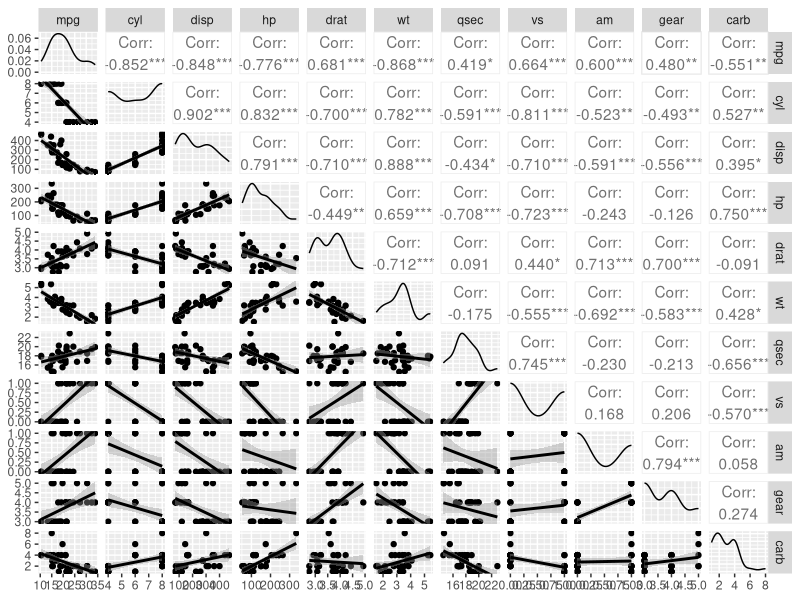
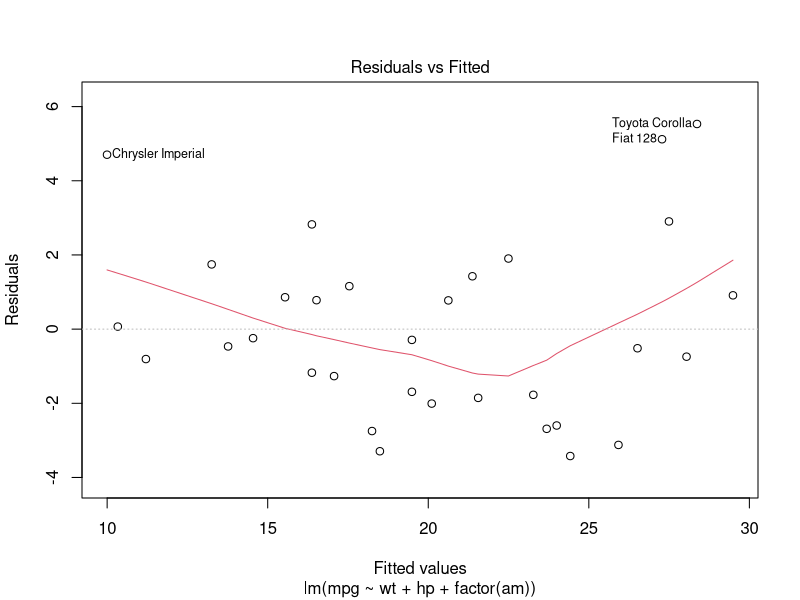
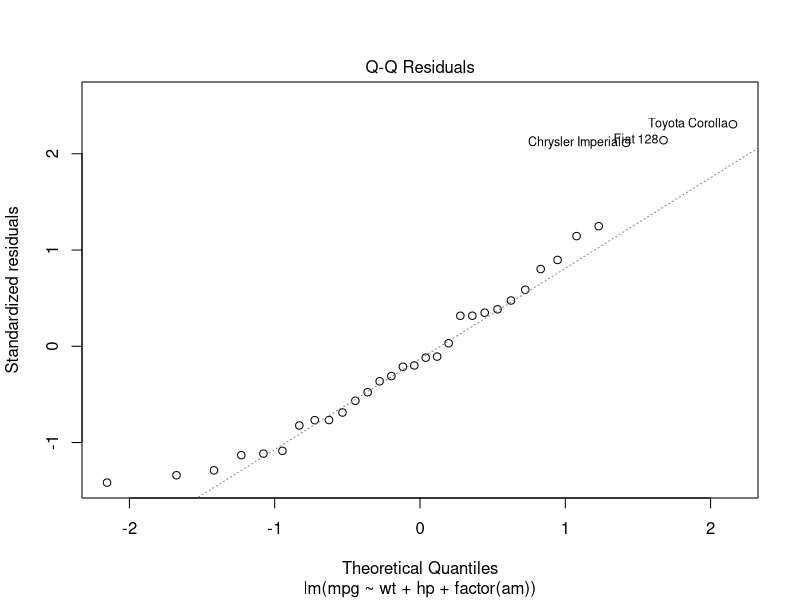
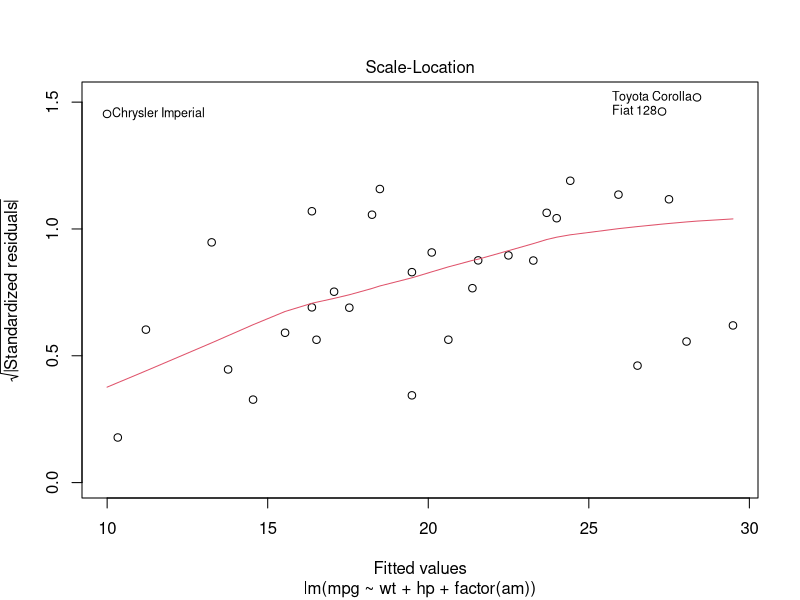
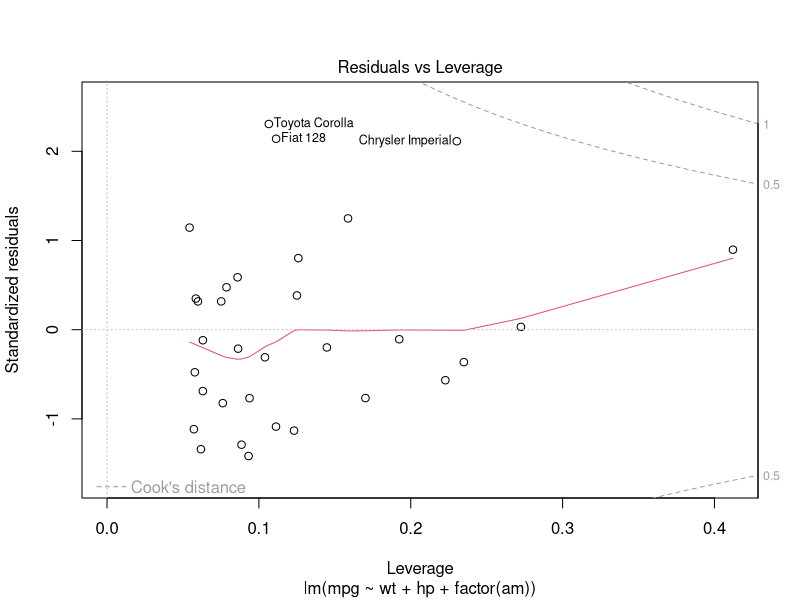

Write the R code that produced these figures, in order.
## ---- chunk 1
knitr::opts_chunk$set(echo = TRUE, cache = TRUE)
library(ggplot2)
library(GGally)
library(car)
## ---- chunk 2
data("mtcars"); df <- mtcars
## ---- chunk 3
fit <- lm(mpg ~ factor(cyl) + disp + hp + drat+ wt + qsec + factor(vs)
          + factor(am) + factor(gear) + carb, data = df)
summary(fit)$coef
## ---- chunk 4
fit1 <- lm(mpg ~ factor(am), data = df)
fit2 <- lm(mpg ~ factor(am) + wt, data = df)
fit2i <- lm(mpg ~ factor(am)*wt, data = df)
fit3 <- lm(mpg ~ wt + hp + factor(am), data = df)
fit3i <- lm(mpg ~ wt*hp + wt*factor(am), data = df)

summary(fit1)$coef
summary(fit2)$coef
summary(fit3)$coef

anova(fit1, fit2, fit3)
anova(fit1, fit2i, fit3i)
## ---- chunk 5
ggpairs(df, lower = list(continuous = "smooth"))

## ---- chunk 6
plot(fit3)
